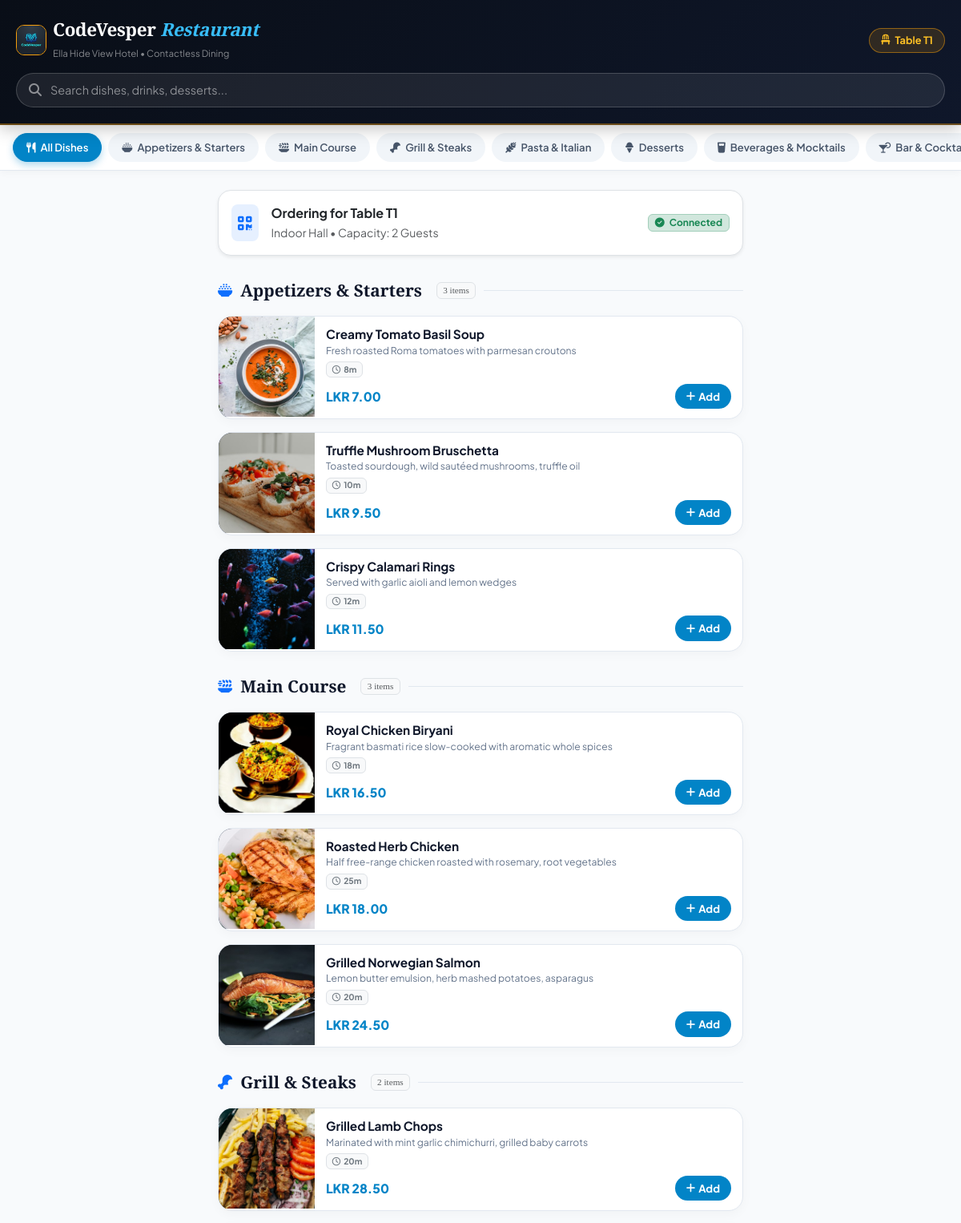
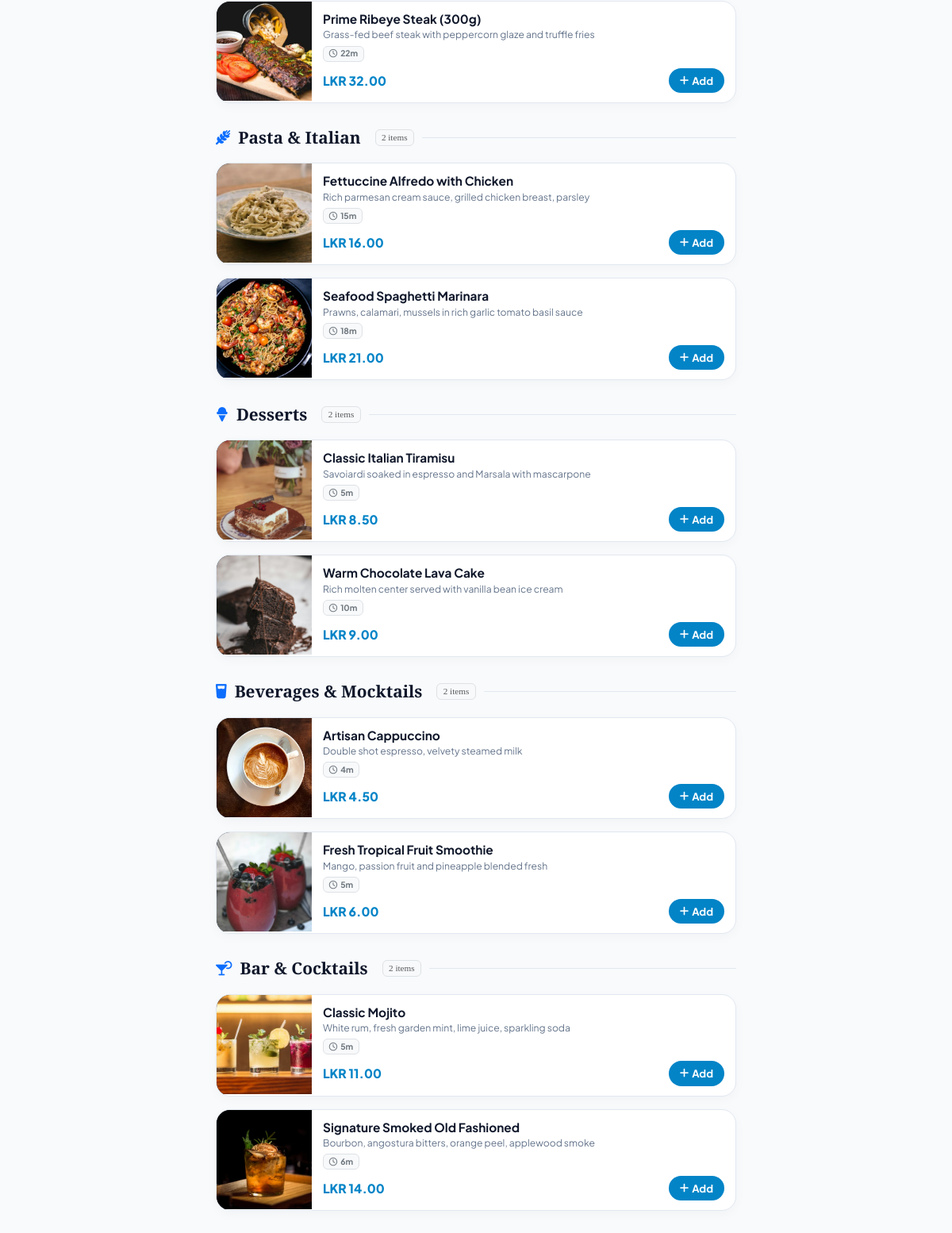
The app's page /qr-menu.php, older data (2 pictures, top to bottom).
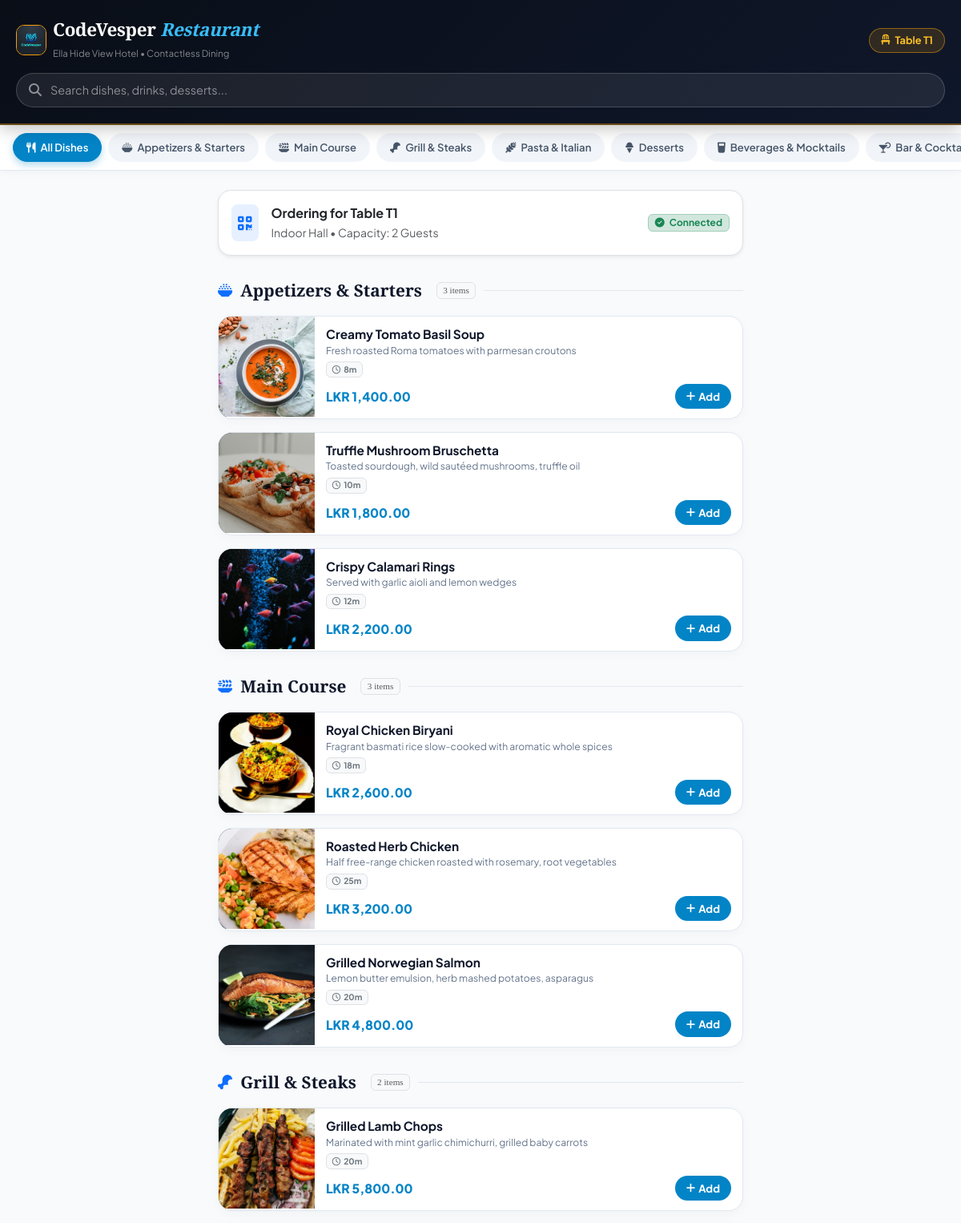
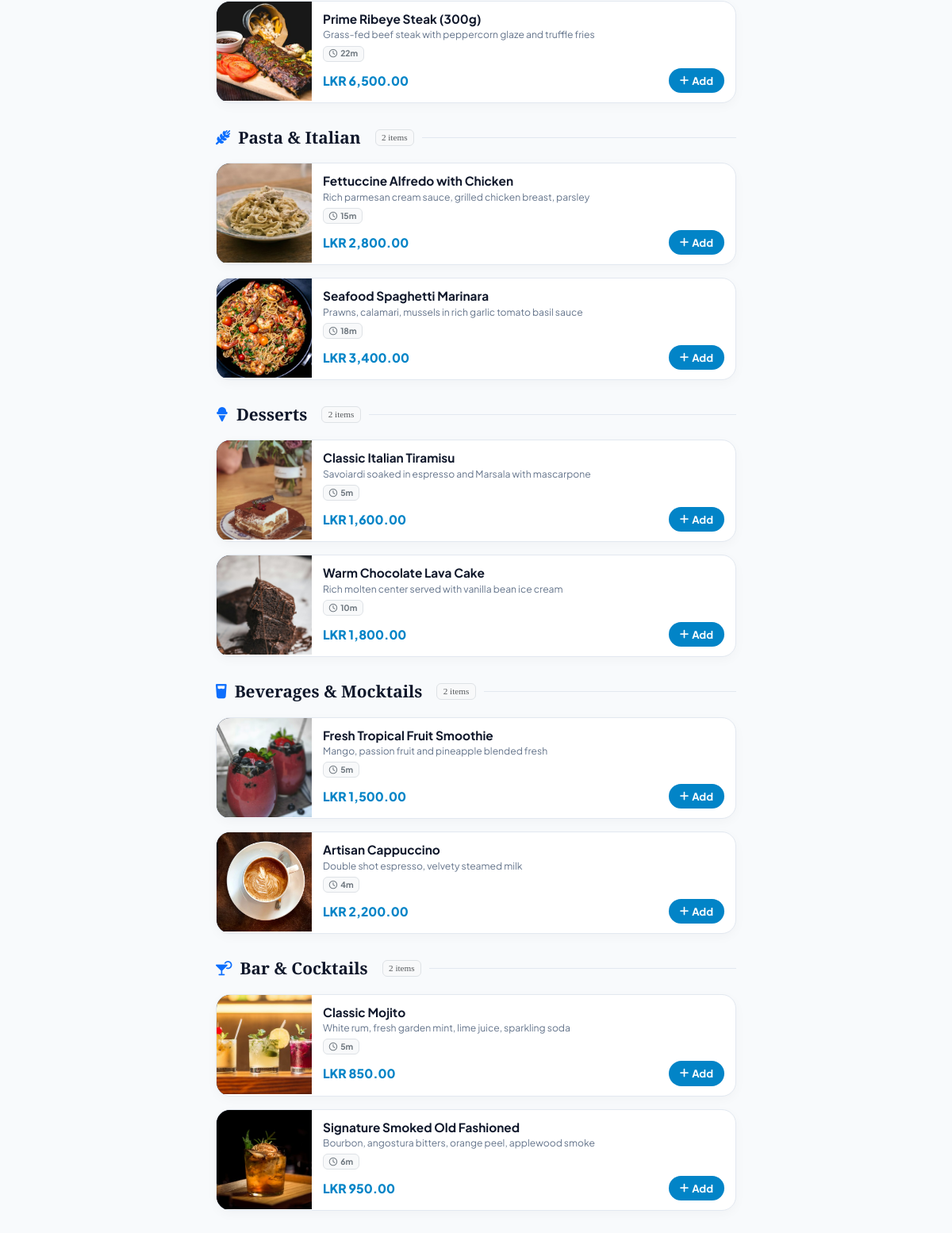
The same page, newer data (2 pictures, top to bottom).
### tables this page shows
CREATE TABLE `dining_tables` (
  `id` int NOT NULL AUTO_INCREMENT,
  `table_number` varchar(20) NOT NULL,
  `section` varchar(50) DEFAULT 'Main Dining',
  `capacity` int DEFAULT '4',
  `status` enum('available','occupied','reserved','cleaning') DEFAULT 'available',
  PRIMARY KEY (`id`)  ,
  UNIQUE KEY `table_number` (`table_number`)
);

CREATE TABLE `menu_categories` (
  `id` int NOT NULL AUTO_INCREMENT,
  `name` varchar(50) NOT NULL,
  `icon` varchar(50) DEFAULT 'utensils',
  `sort_order` int DEFAULT '0',
  `status` enum('active','inactive') DEFAULT 'active',
  PRIMARY KEY (`id`)  
);

CREATE TABLE `menu_items` (
  `id` int NOT NULL AUTO_INCREMENT,
  `category_id` int NOT NULL,
  `name` varchar(100) NOT NULL,
  `description` varchar(255) DEFAULT NULL,
  `price` decimal(10,2) NOT NULL,
  `cost_price` decimal(10,2) DEFAULT '0.00',
  `image` varchar(255) DEFAULT 'default_food.jpg',
  `is_available` tinyint(1) DEFAULT '1',
  `prep_time_minutes` int DEFAULT '15',
  PRIMARY KEY (`id`)  ,
  KEY `category_id` (`category_id`),
  CONSTRAINT `menu_items_ibfk_1` FOREIGN KEY (`category_id`) REFERENCES `menu_categories` (`id`)
);

### includes/functions.php (called while the page is built, shortened)
<?php
function formatMoney($amount): string {
    $symbol = defined('APP_CURRENCY') ? APP_CURRENCY : 'LKR ';
    return $symbol . number_format((float)$amount, 2);
}

### qr-menu.php (the view, shortened to what this page needs)
<?php
require_once __DIR__ . '/includes/functions.php';
$db = getDbConnection();
$tableParam = $_GET['table'] ?? ($_GET['t'] ?? '1');
$tableId = is_numeric($tableParam) ? (int)$tableParam : 1;
$tStmt = $db->prepare("SELECT * FROM dining_tables WHERE id = ?");
$tStmt->execute([$tableId]);
$table = $tStmt->fetch(PDO::FETCH_ASSOC);
$categories = $db->query("
    SELECT c.*, COUNT(m.id) as item_count
    FROM menu_categories c
    JOIN menu_items m ON c.id = m.category_id
    WHERE m.is_available = 1
    GROUP BY c.id
    ORDER BY c.id ASC
")->fetchAll(PDO::FETCH_ASSOC);
$menuItems = $db->query("
    SELECT m.*, c.name as category_name
    FROM menu_items m
    JOIN menu_categories c ON m.category_id = c.id
    WHERE m.is_available = 1
    ORDER BY c.id ASC, m.price ASC
")->fetchAll(PDO::FETCH_ASSOC);
$itemsByCategory = [];
foreach ($menuItems as $item) {
    $itemsByCategory[$item['category_id']][] = $item;
}
$catIcons = [
    'Appetizers & Starters'  => 'fa-bowl-rice',
    'Main Course'            => 'fa-plate-wheat',
    'Grill & Steaks'         => 'fa-drumstick-bite',
    'Pasta & Italian'        => 'fa-wheat-awn',
    'Desserts'               => 'fa-ice-cream',
    'Beverages & Mocktails'  => 'fa-glass-water',
    'Bar & Cocktails'        => 'fa-martini-glass-citrus'
];
?>
<!DOCTYPE html>
<html lang="en">
<head>
    <link href="https://cdn.jsdelivr.net/npm/bootstrap@5.3.3/dist/css/bootstrap.min.css" rel="stylesheet">
    <link rel="stylesheet" href="https://cdnjs.cloudflare.com/ajax/libs/font-awesome/6.5.2/css/all.min.css">
</head>
<body>
<header class="qr-hero-header">
    <div class="d-flex align-items-center justify-content-between">
        <div class="d-flex align-items-center gap-2">
            <img src="assets/images/logo.jpg" alt="Logo" style="width: 38px; height: 38px; border-radius: 10px; object-fit: cover; border: 1.5px solid #f59e0b;">
            <div>
                <h1 class="hotel-brand-title"><?= APP_NAME ?> <span>Restaurant</span></h1>
                <small class="text-white-50" style="font-size: 0.72rem;">Ella Hide View Hotel &bull; Contactless Dining</small>
            </div>
        </div>
        <div class="table-pill-badge">
            <i class="fa-solid fa-chair"></i>
            <span><?= htmlspecialchars($table['table_number']) ?></span>
        </div>
    </div>
    <div class="search-container position-relative">
        <i class="fa-solid fa-magnifying-glass position-absolute text-white-50" style="left: 16px; top: 13px;"></i>
        <input type="text" id="menuSearchInput" class="search-input-box" placeholder="Search dishes, drinks, desserts..." onkeyup="filterMenuSearch()">
    </div>
</header>
<nav class="category-nav-strip">
    <a href="#all" class="cat-chip active" onclick="scrollToCategory('all', event)">
        <i class="fa-solid fa-utensils"></i> All Dishes
    </a>
    <?php foreach ($categories as $cat):
        $icon = $catIcons[$cat['name']] ?? 'fa-bowl-food';
    ?>
        <a href="#cat-<?= $cat['id'] ?>" class="cat-chip" onclick="scrollToCategory('cat-<?= $cat['id'] ?>', event)">
            <i class="fa-solid <?= $icon ?>"></i> <?= htmlspecialchars($cat['name']) ?>
        </a>
    <?php endforeach; ?>
</nav>
<main class="container py-2" style="max-width: 680px;">
    <div class="p-3 bg-white rounded-4 border my-3 d-flex align-items-center justify-content-between shadow-sm">
        <div class="d-flex align-items-center gap-3">
            <div class="p-2 bg-primary bg-opacity-10 text-primary rounded-3 fs-5">
                <i class="fa-solid fa-qrcode"></i>
            </div>
            <div>
                <strong class="text-dark d-block">Ordering for <?= htmlspecialchars($table['table_number']) ?></strong>
                <small class="text-muted"><?= htmlspecialchars($table['section'] ?? 'Main Dining Area') ?> &bull; Capacity: <?= $table['capacity'] ?> Guests</small>
            </div>
        </div>
        <span class="badge bg-success-subtle text-success border border-success-subtle px-2 py-1">
            <i class="fa-solid fa-circle-check me-1"></i> Connected
        </span>
    </div>
    <?php foreach ($categories as $cat):
        $items = $itemsByCategory[$cat['id']] ?? [];
        $icon = $catIcons[$cat['name']] ?? 'fa-bowl-food';
    ?>
        <div class="category-block" id="cat-<?= $cat['id'] ?>">
            <div class="category-section-title">
                <i class="fa-solid <?= $icon ?> text-primary small"></i>
                <span><?= htmlspecialchars($cat['name']) ?></span>
                <span class="badge bg-light text-muted border fs-6 fw-normal ms-2" style="font-size: 0.7rem !important;"><?= count($items) ?> items</span>
            </div>
            <?php foreach ($items as $item):
                $imgName = $item['image'] ?: 'default_food.jpg';
                $imgPath = file_exists(__DIR__ . '/assets/images/foods/' . $imgName)
                           ? 'assets/images/foods/' . $imgName
                           : 'assets/images/foods/default_food.jpg';
            ?>
                <div class="food-card" data-dish-id="<?= $item['id'] ?>" data-name="<?= htmlspecialchars(strtolower($item['name'])) ?>" data-desc="<?= htmlspecialchars(strtolower($item['description'] ?? '')) ?>">
                    <div class="food-img-wrapper">
                        <img src="<?= $imgPath ?>" alt="<?= htmlspecialchars($item['name']) ?>" loading="lazy">
                    </div>
                    <div class="food-details">
                        <div>
                            <div class="food-title"><?= htmlspecialchars($item['name']) ?></div>
                            <div class="food-desc"><?= htmlspecialchars($item['description'] ?: 'Prepared fresh by Ella Hide View culinary chefs.') ?></div>
                            <div class="d-flex align-items-center gap-2 mb-2">
                                <span class="badge bg-light text-secondary border" style="font-size: 0.65rem;">
                                    <i class="fa-regular fa-clock me-1"></i><?= $item['prep_time_minutes'] ?? 15 ?>m
                                </span>
                            </div>
                        </div>
                        <div class="food-meta-row">
                            <div class="food-price"><?= formatMoney($item['price']) ?></div>
                            <div>
                                <button type="button" class="btn-add-dish" id="addBtn-<?= $item['id'] ?>" onclick="addToCart(<?= $item['id'] ?>, '<?= htmlspecialchars(addslashes($item['name'])) ?>', <?= $item['price'] ?>)">
                                    <i class="fa-solid fa-plus"></i> Add
                                </button>
                            </div>
                        </div>
                    </div>
                </div>
            <?php endforeach; ?>
        </div>
    <?php endforeach; ?>
</main>
</body>
</html>

### qr-menu.php (style rules this page uses)
:root { --brand-primary: #0284c7; --brand-dark: #090e17; --brand-gold: #f59e0b; --bg-card: #ffffff; --text-dark: #0f172a; }
body { font-family: 'Plus Jakarta Sans', system-ui, sans-serif; background: #f8fafc; color: var(--text-dark); margin: 0; padding-bottom: 120px; -webkit-tap-highlight-color: transparent; }
.qr-hero-header { background: linear-gradient(135deg, #090e17 0%, #0f172a 100%); color: #ffffff; padding: 24px 20px 20px; border-bottom: 2px solid rgba(245, 158, 11, 0.4); position: sticky; top: 0; z-index: 100; box-shadow: 0 4px 20px rgba(0,0,0,0.25); }
.hotel-brand-title { font-family: 'Playfair Display', serif; font-size: 1.4rem; font-weight: 700; color: #ffffff; margin-bottom: 2px; letter-spacing: -0.3px; }
.hotel-brand-title span { color: #38bdf8; font-style: italic; }
.table-pill-badge { background: rgba(245, 158, 11, 0.15); border: 1px solid rgba(245, 158, 11, 0.5); color: #fbbf24; padding: 5px 14px; border-radius: 999px; font-size: 0.8rem; font-weight: 700; display: inline-flex; align-items: center; gap: 6px; }
.search-container { margin-top: 14px; }
.search-input-box { background: rgba(255, 255, 255, 0.08); border: 1px solid rgba(255, 255, 255, 0.18); color: #ffffff; border-radius: 50px; padding: 10px 18px 10px 42px; font-size: 0.9rem; width: 100%; transition: all 0.2s ease; }
.search-input-box::placeholder { color: rgba(255, 255, 255, 0.5); }
.category-nav-strip { background: #ffffff; padding: 10px 16px; overflow-x: auto; white-space: nowrap; position: sticky; top: 148px; z-index: 90; box-shadow: 0 2px 10px rgba(0,0,0,0.04); border-bottom: 1px solid #e2e8f0; display: flex; gap: 8px; }
.cat-chip { display: inline-flex; align-items: center; gap: 6px; padding: 7px 16px; border-radius: 50px; background: #f1f5f9; color: #475569; font-size: 0.82rem; font-weight: 600; text-decoration: none; border: 1px solid transparent; transition: all 0.2s ease; }
.cat-chip:hover, .cat-chip.active { background: #0284c7; color: #ffffff; border-color: #0284c7; box-shadow: 0 4px 10px rgba(2, 132, 199, 0.3); }
.category-section-title { font-family: 'Playfair Display', serif; font-size: 1.3rem; font-weight: 700; color: #0f172a; margin: 28px 0 16px; display: flex; align-items: center; gap: 10px; }
.category-section-title::after { content: ''; flex: 1; height: 1px; background: #e2e8f0; }
.food-card { background: #ffffff; border: 1px solid #e2e8f0; border-radius: 18px; overflow: hidden; margin-bottom: 16px; box-shadow: 0 4px 14px rgba(0,0,0,0.03); display: flex; position: relative; transition: all 0.2s ease; }
.food-img-wrapper { width: 120px; min-width: 120px; height: 125px; position: relative; overflow: hidden; background: #0f172a; }
.food-img-wrapper img { width: 100%; height: 100%; object-fit: cover; transition: transform 0.3s ease; }
.food-details { padding: 12px 14px; display: flex; flex-direction: column; justify-content: space-between; flex-grow: 1; }
.food-title { font-weight: 700; font-size: 0.96rem; color: #0f172a; margin-bottom: 2px; line-height: 1.25; }
.food-desc { font-size: 0.76rem; color: #64748b; line-height: 1.35; display: -webkit-box; -webkit-line-clamp: 2; -webkit-box-orient: vertical; overflow: hidden; margin-bottom: 6px; }
.food-meta-row { display: flex; align-items: center; justify-content: space-between; margin-top: auto; }
.food-price { font-weight: 800; color: #0284c7; font-size: 0.98rem; }
.btn-add-dish { background: #0284c7; color: #ffffff; border: none; border-radius: 50px; padding: 6px 14px; font-size: 0.82rem; font-weight: 700; display: inline-flex; align-items: center; gap: 4px; transition: all 0.2s ease; }

Row changes from the older to the newer data that the page shows:
changed menu_items "Creamy Tomato Basil Soup": price "LKR 7.00" → "LKR 1,400.00"
changed menu_items "Truffle Mushroom Bruschetta": price "LKR 9.50" → "LKR 1,800.00"
changed menu_items "Crispy Calamari Rings": price "LKR 11.50" → "LKR 2,200.00"
changed menu_items "Royal Chicken Biryani": price "LKR 16.50" → "LKR 2,600.00"
changed menu_items "Roasted Herb Chicken": price "LKR 18.00" → "LKR 3,200.00"
changed menu_items "Grilled Norwegian Salmon": price "LKR 24.50" → "LKR 4,800.00"
changed menu_items "Grilled Lamb Chops": price "LKR 28.50" → "LKR 5,800.00"
changed menu_items "Prime Ribeye Steak (300g)": price "LKR 32.00" → "LKR 6,500.00"
changed menu_items "Fettuccine Alfredo with Chicken": price "LKR 16.00" → "LKR 2,800.00"
changed menu_items "Seafood Spaghetti Marinara": price "LKR 21.00" → "LKR 3,400.00"
changed menu_items "Classic Italian Tiramisu": price "LKR 8.50" → "LKR 1,600.00"
changed menu_items "Warm Chocolate Lava Cake": price "LKR 9.00" → "LKR 1,800.00"
changed menu_items "Fresh Tropical Fruit Smoothie": price "LKR 6.00" → "LKR 1,500.00"; moves up the list
changed menu_items "Artisan Cappuccino": price "LKR 4.50" → "LKR 2,200.00"
changed menu_items "Classic Mojito": price "LKR 11.00" → "LKR 850.00"
changed menu_items "Signature Smoked Old Fashioned": price "LKR 14.00" → "LKR 950.00"
